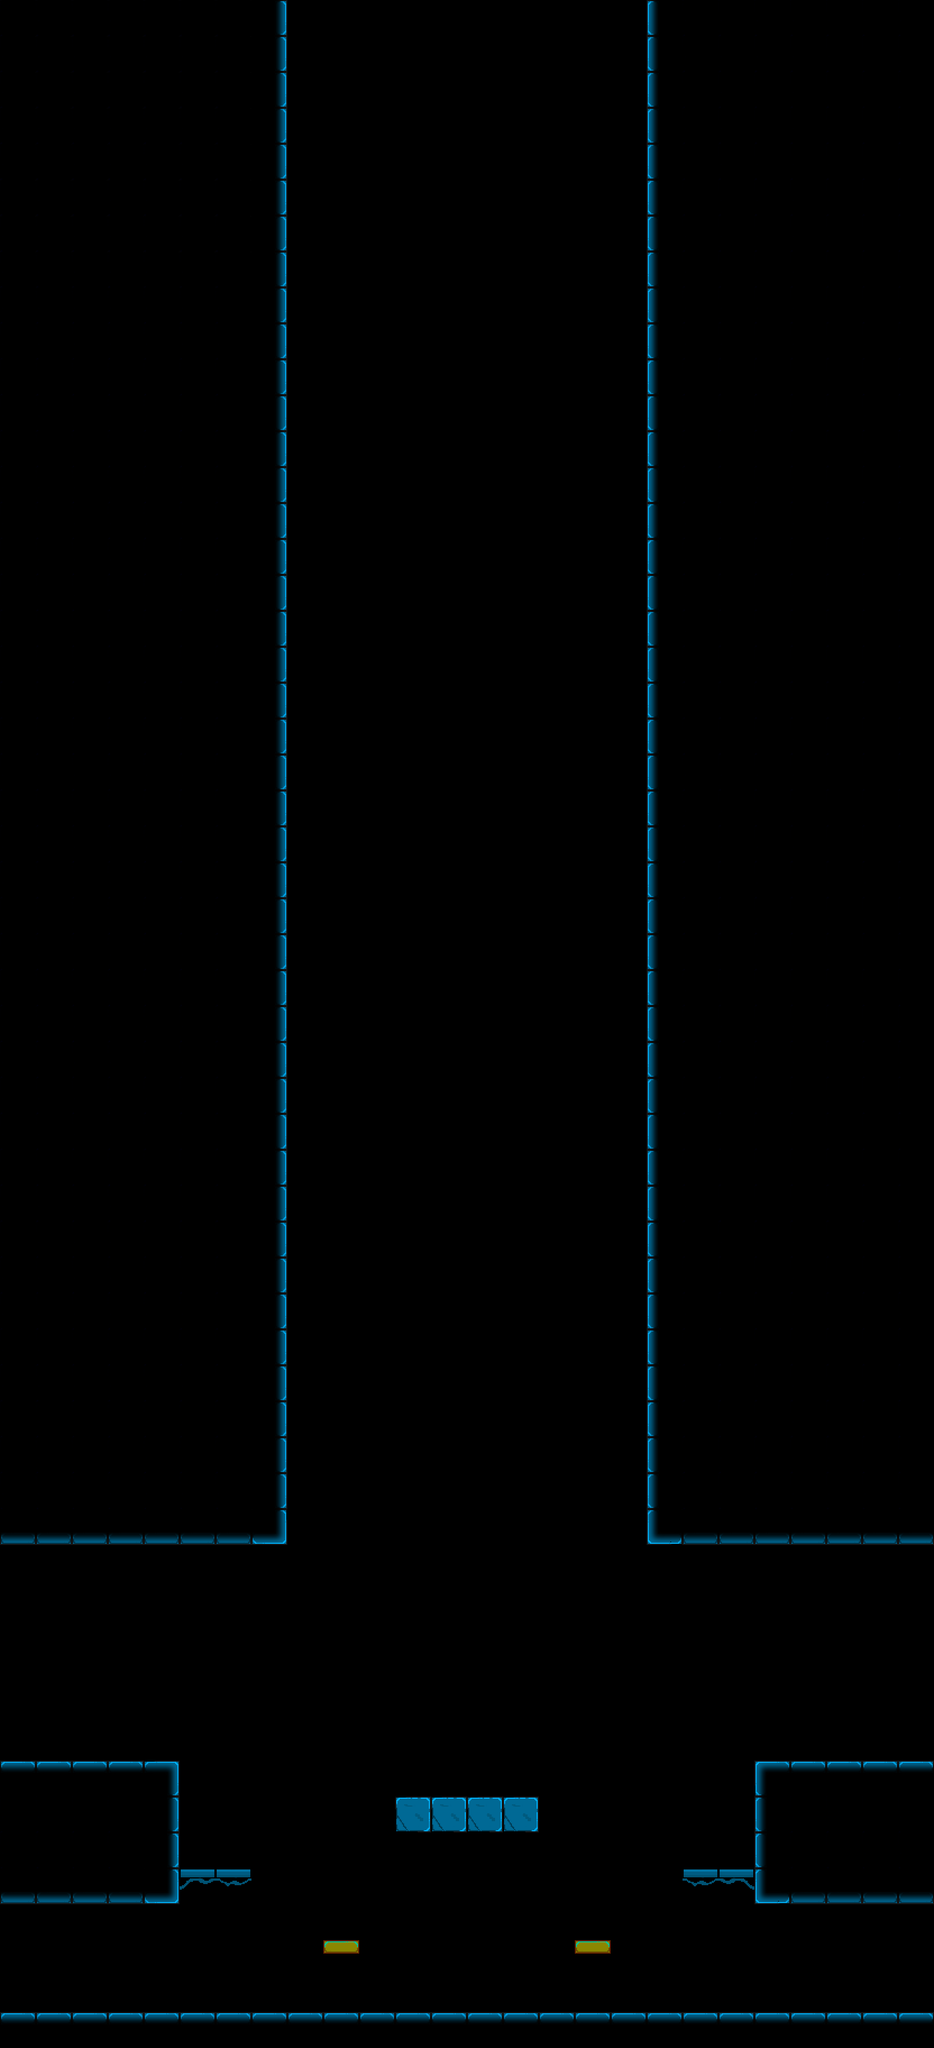

This is a level from a 2D game, rendered from its Tiled map with the project's own tilesets. A one-line summary and the map file follow, with tile-layer data summarised:
An orthogonal 26x57 tile map with 64x64 px tiles, 3 tile layers (noir, block, shadow), 1 image layer and 28 objects (14x Collision, 5x Spawn, 4x wall, 4x tp, end).

<map version="1.10" tiledversion="git" orientation="orthogonal" renderorder="right-down" width="26" height="57" tilewidth="64" tileheight="64" infinite="0" nextlayerid="6" nextobjectid="39">
 <tileset firstgid="1" source="../../Base.tsx" />
 <imagelayer id="4" name="Calque d'Images 1">
  <image source="../../../src/Images/Tiled/stone_bricks.png" width="512" height="512" />
 </imagelayer>
 <objectgroup id="5" name="Collision">
  <object id="2" name="Spawn" type="Spawn" x="768" y="64">
   <point />
  </object>
  <object id="4" type="Collision" x="0" y="3136" width="320" height="256" />
  <object id="5" type="Collision" x="1344" y="3136" width="320" height="256" />
  <object id="6" type="Collision" x="0" y="3584" width="1664" height="64" />
  <object id="7" type="Collision" x="0" y="0" width="512" height="2752" />
  <object id="9" type="Collision" x="1152" y="0" width="512" height="2752" />
  <object id="10" name="Platforme" type="Collision" x="320" y="3328" width="128" height="18" />
  <object id="11" name="Platforme" type="Collision" x="1216" y="3328" width="129.333" height="18" />
  <object id="16" type="Collision" x="-64" y="2752" width="64" height="384" />
  <object id="17" type="Collision" x="1664" y="3392" width="64" height="192" />
  <object id="18" type="Collision" x="-64" y="3392" width="64" height="192" />
  <object id="19" type="Collision" x="1664" y="2752" width="64" height="384" />
  <object id="20" name="TL" type="Spawn" x="128" y="3008">
   <point />
  </object>
  <object id="21" name="DL" type="Spawn" x="128" y="3456">
   <point />
  </object>
  <object id="22" name="TR" type="Spawn" x="1536" y="3008">
   <point />
  </object>
  <object id="23" name="DR" type="Spawn" x="1536" y="3456">
   <point />
  </object>
  <object id="24" name="TR" type="wall" x="1600" y="2752" width="64" height="384">
   <properties>
    <property name="collision" type="bool" value="true" />
    <property name="file" type="file" value="../../../src/Images/doors.png" />
    <property name="typefile" value="image" />
   </properties>
  </object>
  <object id="25" name="TL" type="wall" x="0" y="2752" width="64" height="384">
   <properties>
    <property name="collision" type="bool" value="true" />
    <property name="file" type="file" value="../../../src/Images/doors.png" />
    <property name="typefile" value="image" />
   </properties>
  </object>
  <object id="26" name="DL" type="wall" x="0" y="3392" width="64" height="192">
   <properties>
    <property name="collision" type="bool" value="true" />
    <property name="file" type="file" value="../../../src/Images/doors.png" />
    <property name="typefile" value="image" />
   </properties>
  </object>
  <object id="27" name="DR" type="wall" x="1600" y="3392" width="64" height="192">
   <properties>
    <property name="collision" type="bool" value="true" />
    <property name="file" type="file" value="../../../src/Images/doors.png" />
    <property name="typefile" value="image" />
   </properties>
  </object>
  <object id="28" name="Jump" type="Collision" x="576" y="3456" width="64.0606" height="24">
   <properties>
    <property name="Force" type="int" value="12" />
   </properties>
  </object>
  <object id="29" name="Jump" type="Collision" x="1024" y="3456" width="65.3333" height="24">
   <properties>
    <property name="Force" type="int" value="12" />
   </properties>
  </object>
  <object id="30" name="TR" type="tp" x="1639.76" y="2753.09" width="21.5" height="379.879" />
  <object id="31" name="DR" type="tp" x="1640.11" y="3394.47" width="24.3333" height="191.667" />
  <object id="32" name="DL" type="tp" x="0" y="3392" width="24.6667" height="191.333" />
  <object id="33" name="TL" type="tp" x="0" y="2752" width="25.3333" height="384.667" />
  <object id="36" type="Collision" x="704" y="3200" width="256" height="64" />
  <object id="38" name="end" type="end" x="768" y="3008" width="128" height="192">
   <properties>
    <property name="collision" type="bool" value="false" />
    <property name="doorOpen" type="file" value="../../../src/Images/doorsOn.png" />
    <property name="file" type="file" value="../../../src/Images/doorsOff.png" />
    <property name="typefile" value="image" />
   </properties>
  </object>
 </objectgroup>
 <layer id="2" name="noir" width="26" height="57">
  <data>[1482 cells, 754 non-empty, 1 distinct tile ids]</data>
 </layer>
 <layer id="1" name="block" width="26" height="57">
  <data>[1482 cells, 160 non-empty, 13 distinct tile ids]</data>
 </layer>
 <layer id="3" name="shadow" width="26" height="57">
  <data>[1482 cells, 150 non-empty, 8 distinct tile ids]</data>
 </layer>
</map>
